Frame 1 (no input): blank canvas, image omitted
Frame 60 (the mouse pressed at the canvas centre just before this capture): blank canvas, image omitted
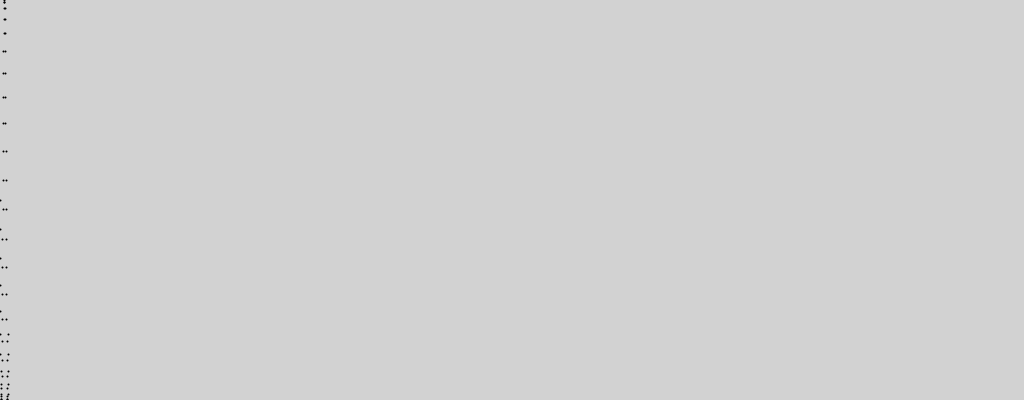
Frame 120 (the mouse held since frame 60 and released just before this capture)

The Processing sketch whose frames 1 and 60 were blank and that drew this single picture after the mouse press (run headless with seeded random() and noise(); from frame 60 on, the mouse is pressed at the canvas centre):

// Processing sketch: SineTest
// ── SineTest.pde
// use the y-values of the sine function on [0,pi/2] to grow the line
float[] sineValues = new float[256];
float increment = (12 * PI)/256;
float sineInput = 0;
int j = 0;


// create variables for centerpoint of canvas and scale value
int midX = 0;
int midY = 0;
int baseline = 0;
int shapeBaseWidth = 80;

void setup() {
  //stick all the sine values in the array
  for(int i = 0; i < 255; i++) {
   sineValues[i] = sin(sineInput);
    sineInput += increment;
    //println(sineValues[i]);
  }
  
  background(210);
  size(1024, 400);  
  stroke(0); 
  strokeWeight(2);
  sineInput = 0;
  
  midY = height/2;
}

void draw() {
   if(mousePressed) {
    point(sineInput, midY + sineValues[j]*200);
    j++;
    sineInput += increment;
   }
  
}
